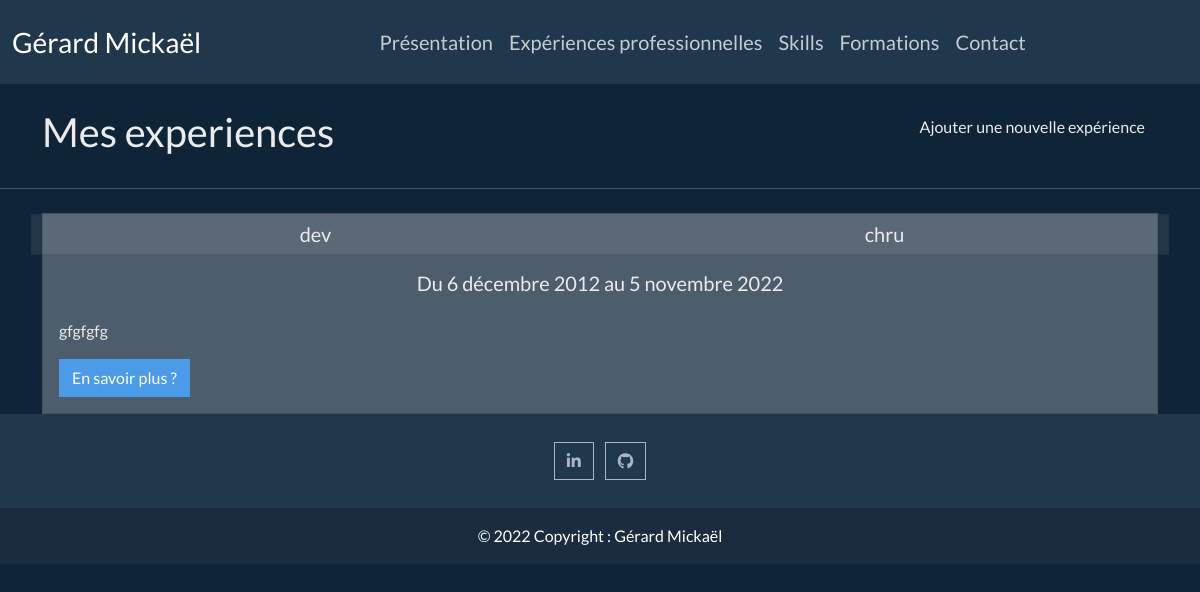
The app's page /experience, older data.
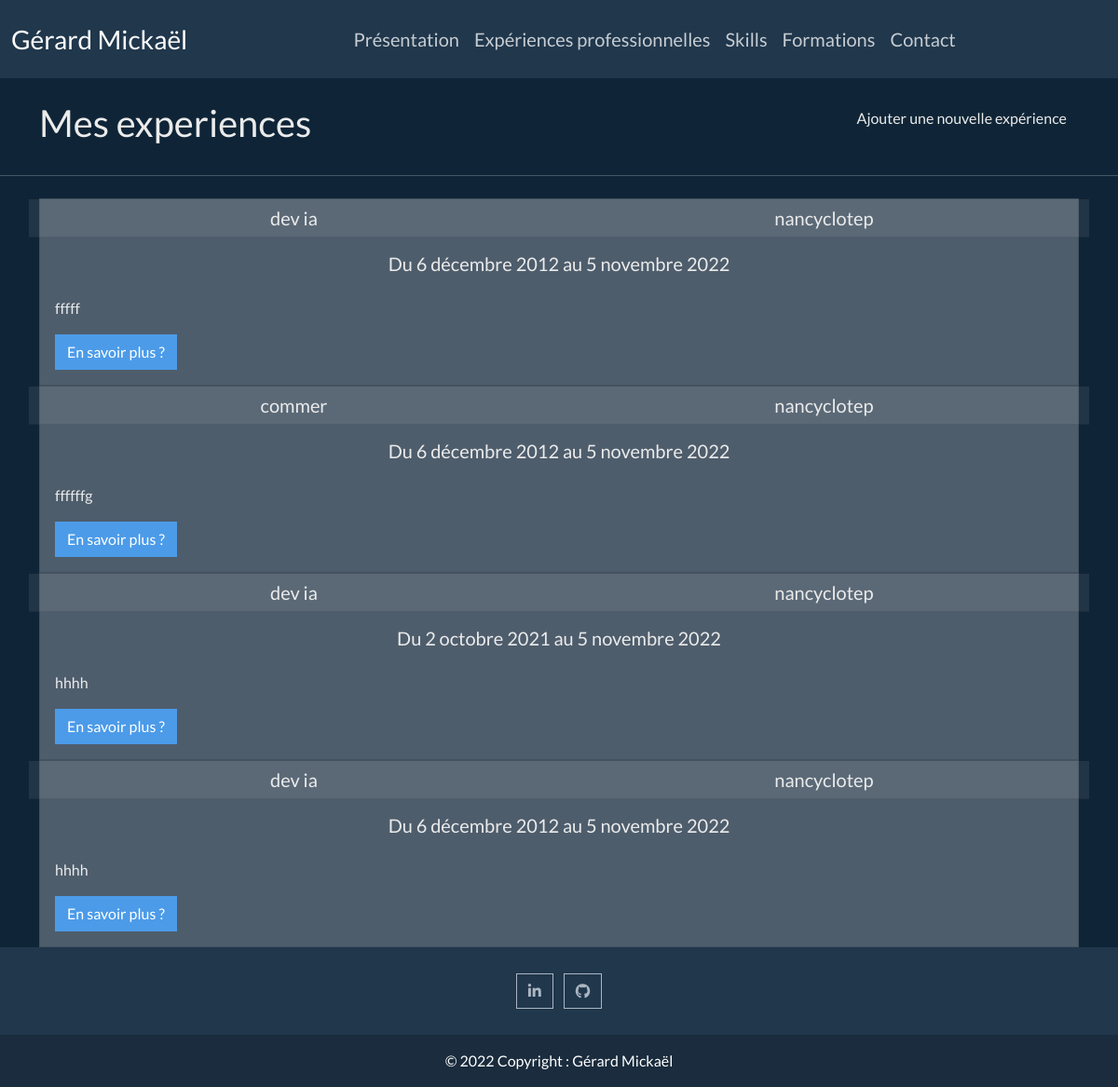
The same page, newer data.
### experience/models.py (models this page shows, shortened)
class ExperiencePro(models.Model):
    metier = models.CharField(max_length=150)
    societe = models.CharField(max_length=150)
    contenu = models.TextField()
    slug = models.SlugField(max_length=100)
    date_start = models.DateField()
    date_end = models.DateField()
    image = models.ImageField(default='default.jpg')

### experience/views.py (the view)
# urls.py: path('experience', views.experiences_pro, name='experiences'),
def experiences_pro(request):
    experiences = ExperiencePro.objects.all()
    return render(request, 'experience/experience.html', context={'experiences': experiences})

### experience/templates/experience/experience.html (shortened to what this page needs)
{% extends 'navbar_footer.html' %}
{% block contenu %}
<div class="container mt-4">
    <div class="row">
        <div class="col-lg-6 text-lg-start">
            <h1>Mes experiences</h1>
        </div>
        <div class="col-lg-6 text-lg-end">
            <a class="btn btn-black" href="{% url 'experiences:creer' %}">Ajouter une nouvelle expérience</a>
        </div>
    </div>
</div>
<hr class="my-4">
<div class="container">
    {% for experience in experiences %}
    <div class="card">
        <div class="row">
            <h5 class="card-header col-6 text-center">{{ experience.metier }}</h5>
            <h5 class="card-header col-6 text-center">{{ experience.societe }}</h5>
        </div>
        <div class="card-body text-truncate">
            <h5 class="card-title text-center mb-4">Du {{experience.date_start}} au {{experience.date_end}}</h5>
            <p class="card-text">{{experience.contenu}}</p>
            <a class="btn btn-primary" href="{% url 'experiences:experience' slug=experience.slug %}">En savoir plus
                ?</a>
        </div>
    </div>
    {% endfor %}
</div>
{% endblock %}

Row changes from the older to the newer data that the page shows:
removed ExperiencePro: metier "dev", societe "chru", date_start "6 décembre 2012", date_end "5 novembre 2022", contenu "gfgfgfg"
added ExperiencePro: metier "dev ia", societe "nancyclotep", date_start "6 décembre 2012", date_end "5 novembre 2022", contenu "fffff"
added ExperiencePro: metier "commer", societe "nancyclotep", date_start "6 décembre 2012", date_end "5 novembre 2022", contenu "ffffffg"
added ExperiencePro: metier "dev ia", societe "nancyclotep", date_start "2 octobre 2021", date_end "5 novembre 2022", contenu "hhhh"
added ExperiencePro: metier "dev ia", societe "nancyclotep", date_start "6 décembre 2012", date_end "5 novembre 2022", contenu "hhhh"
